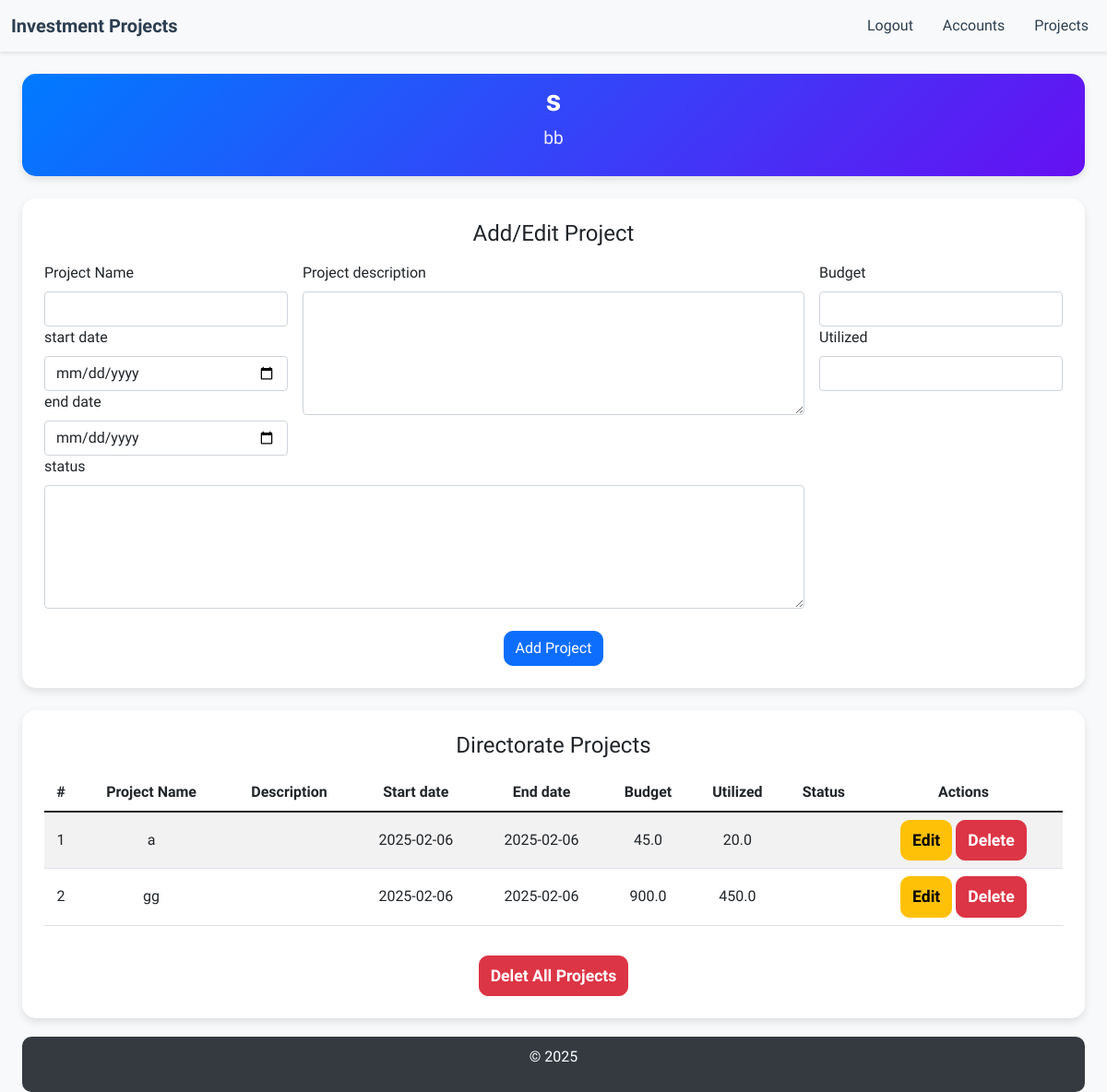
Before: /projects/3 (signed in) with the older database file.
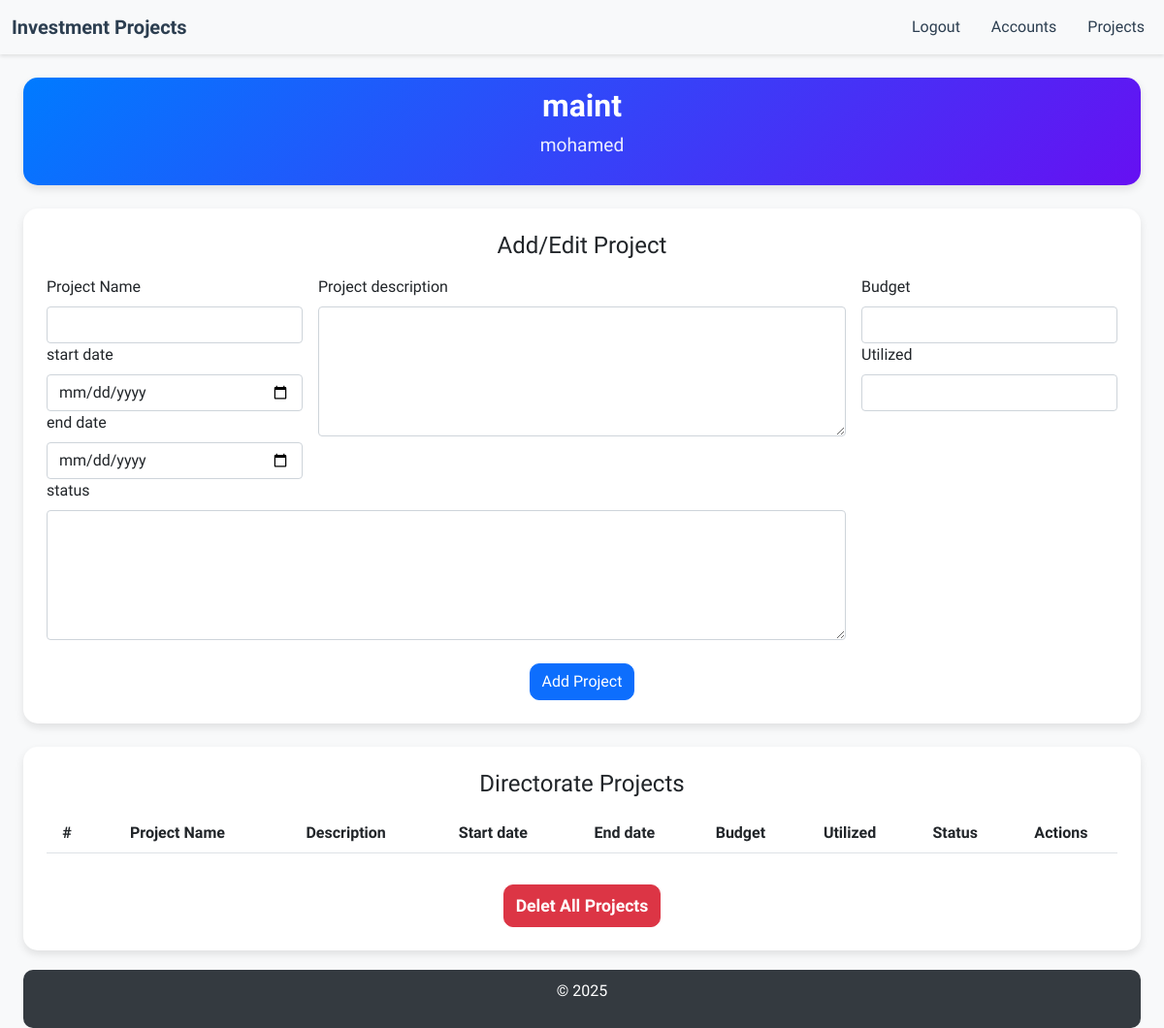
After: the same page with the newer database file.
### models.py (models this page shows, shortened)
class User(UserMixin, db.Model):
    __tablename__ = 'user'  # Explicitly set the table name
    id = db.Column(db.Integer, primary_key=True)
    username = db.Column(db.String(80), unique=True, nullable=False)
    email = db.Column(db.String(120), unique=True, nullable=True)
    code = db.Column(db.String(20), nullable=False)
    directorate = db.Column(db.String(150), unique=True, nullable=True)
    password = db.Column(db.String(120), nullable=False)
    is_approved = db.Column(db.Boolean, default=False)  # For admin approval
    is_active = db.Column(db.Boolean, default=True)    # For user activation status
    projects = db.relationship('Project', backref='user', lazy=True, cascade='all, delete-orphan')

class Project(db.Model):
    __tablename__ = 'project'  # Explicitly set the table name
    id = db.Column(db.Integer, primary_key=True)
    name = db.Column(db.String(100), nullable=False)
    description = db.Column(db.Text, nullable=True)
    startdate = db.Column(db.Date, nullable=True)  # start date of the project
    duedate = db.Column(db.Date, nullable=True)  # Due date of the project
    created_at = db.Column(db.DateTime, default=datetime.utcnow)  # Date the project was created
    budget = db.Column(db.Float, nullable=True, default=0.0)  # Budget for the project
    utilized = db.Column(db.Float, nullable=True, default=0.0)  # Utilized amount
    budgetus = db.Column(db.Float, nullable=True, default=0.0)  # Budget for the project
    utilizedus = db.Column(db.Float, nullable=True, default=0.0)  # Utilized amount
    remarks = db.Column(db.Text, nullable=True)  # Long text for remarks
    user_id = db.Column(db.Integer, db.ForeignKey('user.id'), nullable=False)

### routes.py (the view)
    @app.route('/projects/<int:user_id>')
    @login_required
    def admin_projects(user_id):
        if current_user.username != 'admin':
            flash('You do not have permission to access this page.', 'danger')
            return redirect(url_for('login'))
        user = User.query.get_or_404(user_id)
        projects = Project.query.filter_by(user_id=user.id).all()
        return render_template('projects.html', user=user, projects=projects)

### app.py (called while the page is built)
@login_manager.user_loader
def load_user(user_id):
    return User.query.get(int(user_id))

### templates/projects.html (shortened to what the changed rows need)
{% extends "base.html" %}
{% block content %}
<div class="container">
    <header class="header-container mb-4">
        <h1>{{ user.directorate }}</h1>
        <p>{{ user.username }}</p>
    </header>
    <div class="card p-4">
            <table class="table table-striped table-hover">
                <thead>
                    <tr>
                        <th>#</th>
                        <th>Project Name</th>
                        <th>Description</th>
                        <th>Start date</th>
                        <th>End date </th>
                        <th>Budget</th>
                        <th>Utilized</th>
                        <th>Status</th>
                        <th>Actions</th>
                    </tr>
                </thead>
                <tbody id="projectTableBody">
                    {% for project in projects %}
                    <tr id="project-{{ project.id }}">
                        <td>{{ loop.index }}</td>
                        <td>{{ project.name }}</td>
                        <td style="white-space: pre-line;">{{ project.description }}</td>
                        <td>{{ project.startdate}}</td>
                        <td>{{ project.duedate}}</td>
                        <td>{{ project.budget }}</td>
                        <td>{{ project.utilized }}</td>
                        <td style="white-space: pre-line;">{{ project.remarks }}</td>
                        <td>
                            <button class="btn btn-sm btn-warning edit-btn" data-id="{{ project.id }}">
                                Edit
                            </button>
                            <button class="btn btn-sm btn-danger delete-btn" data-id="{{ project.id }}">
                                Delete
                            </button>
                        </td>
                    </tr>
                    {% endfor %}
                </tbody>
            </table>
    </div>
</div>
{% endblock %}

Changed rows visible on the page:
removed Project: name "a", startdate "2025-02-06", duedate "2025-02-06", budget "45.0", utilized "20.0"
removed Project: name "gg", startdate "2025-02-06", duedate "2025-02-06", budget "900.0", utilized "450.0"
changed User: directorate "s" → "maint"; username "bb" → "mohamed"
